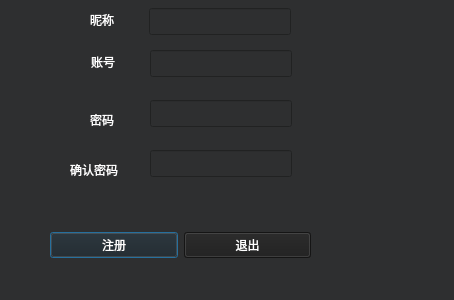
<?xml version="1.0" encoding="UTF-8"?>
<ui version="4.0">
 <class>ZCDialog</class>
 <widget class="QDialog" name="ZCDialog">
  <property name="geometry">
   <rect>
    <x>0</x>
    <y>0</y>
    <width>454</width>
    <height>300</height>
   </rect>
  </property>
  <property name="windowTitle">
   <string>Dialog</string>
  </property>
  <property name="windowIcon">
   <iconset resource="res.qrc">
    <normaloff>:/images/images/Titel.png</normaloff>:/images/images/Titel.png</iconset>
  </property>
  <property name="styleSheet">
   <string notr="true">background-color: rgb(46,47,48);
</string>
  </property>
  <widget class="QLabel" name="label_2">
   <property name="geometry">
    <rect>
     <x>90</x>
     <y>110</y>
     <width>30</width>
     <height>19</height>
    </rect>
   </property>
   <property name="styleSheet">
    <string notr="true">color: rgb(255, 255, 255);</string>
   </property>
   <property name="text">
    <string>密码</string>
   </property>
  </widget>
  <widget class="QLineEdit" name="let_account">
   <property name="geometry">
    <rect>
     <x>150</x>
     <y>50</y>
     <width>142</width>
     <height>27</height>
    </rect>
   </property>
   <property name="styleSheet">
    <string notr="true">color: rgb(255, 255, 255);</string>
   </property>
  </widget>
  <widget class="QLineEdit" name="let_passwd1">
   <property name="geometry">
    <rect>
     <x>150</x>
     <y>100</y>
     <width>142</width>
     <height>27</height>
    </rect>
   </property>
   <property name="styleSheet">
    <string notr="true">color: rgb(255, 255, 255);</string>
   </property>
  </widget>
  <widget class="QLabel" name="label">
   <property name="geometry">
    <rect>
     <x>0</x>
     <y>50</y>
     <width>62</width>
     <height>32</height>
    </rect>
   </property>
   <property name="layoutDirection">
    <enum>Qt::LeftToRight</enum>
   </property>
   <property name="styleSheet">
    <string notr="true">
image: url(:/images/images/Player.png);</string>
   </property>
   <property name="text">
    <string/>
   </property>
  </widget>
  <widget class="QLineEdit" name="let_passwd_2">
   <property name="geometry">
    <rect>
     <x>150</x>
     <y>150</y>
     <width>142</width>
     <height>27</height>
    </rect>
   </property>
   <property name="styleSheet">
    <string notr="true">color: rgb(255, 255, 255);</string>
   </property>
  </widget>
  <widget class="QLabel" name="label_3">
   <property name="geometry">
    <rect>
     <x>70</x>
     <y>160</y>
     <width>60</width>
     <height>19</height>
    </rect>
   </property>
   <property name="styleSheet">
    <string notr="true">color: rgb(255, 255, 255);</string>
   </property>
   <property name="text">
    <string>确认密码</string>
   </property>
  </widget>
  <widget class="QLabel" name="tishi">
   <property name="geometry">
    <rect>
     <x>300</x>
     <y>180</y>
     <width>141</width>
     <height>21</height>
    </rect>
   </property>
   <property name="layoutDirection">
    <enum>Qt::LeftToRight</enum>
   </property>
   <property name="styleSheet">
    <string notr="true">color: rgb(170, 0, 0);</string>
   </property>
   <property name="text">
    <string/>
   </property>
  </widget>
  <widget class="QLabel" name="label_4">
   <property name="geometry">
    <rect>
     <x>91</x>
     <y>52</y>
     <width>30</width>
     <height>19</height>
    </rect>
   </property>
   <property name="styleSheet">
    <string notr="true">color: rgb(255, 255, 255);</string>
   </property>
   <property name="text">
    <string>账号</string>
   </property>
  </widget>
  <widget class="QLabel" name="label_5">
   <property name="geometry">
    <rect>
     <x>0</x>
     <y>100</y>
     <width>62</width>
     <height>31</height>
    </rect>
   </property>
   <property name="styleSheet">
    <string notr="true">image: url(:/images/images/Password.png);</string>
   </property>
   <property name="text">
    <string/>
   </property>
  </widget>
  <widget class="QLabel" name="label_6">
   <property name="geometry">
    <rect>
     <x>0</x>
     <y>150</y>
     <width>62</width>
     <height>31</height>
    </rect>
   </property>
   <property name="styleSheet">
    <string notr="true">image: url(:/images/images/Password.png);</string>
   </property>
   <property name="text">
    <string/>
   </property>
  </widget>
  <widget class="QWidget" name="layoutWidget">
   <property name="geometry">
    <rect>
     <x>50</x>
     <y>230</y>
     <width>261</width>
     <height>31</height>
    </rect>
   </property>
   <layout class="QGridLayout" name="gridLayout">
    <item row="0" column="0">
     <widget class="QPushButton" name="btn_reg">
      <property name="styleSheet">
       <string notr="true">color: rgb(255, 255, 255);
background-color: rgb(30, 30, 30);</string>
      </property>
      <property name="text">
       <string>注册</string>
      </property>
      <property name="icon">
       <iconset resource="res.qrc">
        <normaloff>:/images/images/Add.png</normaloff>:/images/images/Add.png</iconset>
      </property>
     </widget>
    </item>
    <item row="0" column="1">
     <widget class="QPushButton" name="btn_quit">
      <property name="styleSheet">
       <string notr="true">color: rgb(255, 255, 255);
background-color: rgb(30,30,30);</string>
      </property>
      <property name="text">
       <string>退出</string>
      </property>
      <property name="icon">
       <iconset resource="res.qrc">
        <normaloff>:/images/images/Out.png</normaloff>:/images/images/Out.png</iconset>
      </property>
     </widget>
    </item>
   </layout>
  </widget>
  <widget class="QLabel" name="label_7">
   <property name="geometry">
    <rect>
     <x>90</x>
     <y>10</y>
     <width>30</width>
     <height>19</height>
    </rect>
   </property>
   <property name="styleSheet">
    <string notr="true">color: rgb(255, 255, 255);</string>
   </property>
   <property name="text">
    <string>昵称</string>
   </property>
  </widget>
  <widget class="QLineEdit" name="let_name">
   <property name="geometry">
    <rect>
     <x>149</x>
     <y>8</y>
     <width>142</width>
     <height>27</height>
    </rect>
   </property>
   <property name="styleSheet">
    <string notr="true"/>
   </property>
  </widget>
  <widget class="QLabel" name="label_8">
   <property name="geometry">
    <rect>
     <x>0</x>
     <y>10</y>
     <width>62</width>
     <height>32</height>
    </rect>
   </property>
   <property name="layoutDirection">
    <enum>Qt::LeftToRight</enum>
   </property>
   <property name="styleSheet">
    <string notr="true">color: rgb(170, 0, 0);
image: url(:/images/images/Player.png);</string>
   </property>
   <property name="text">
    <string/>
   </property>
  </widget>
 </widget>
 <resources>
  <include location="res.qrc"/>
 </resources>
 <connections/>
</ui>
